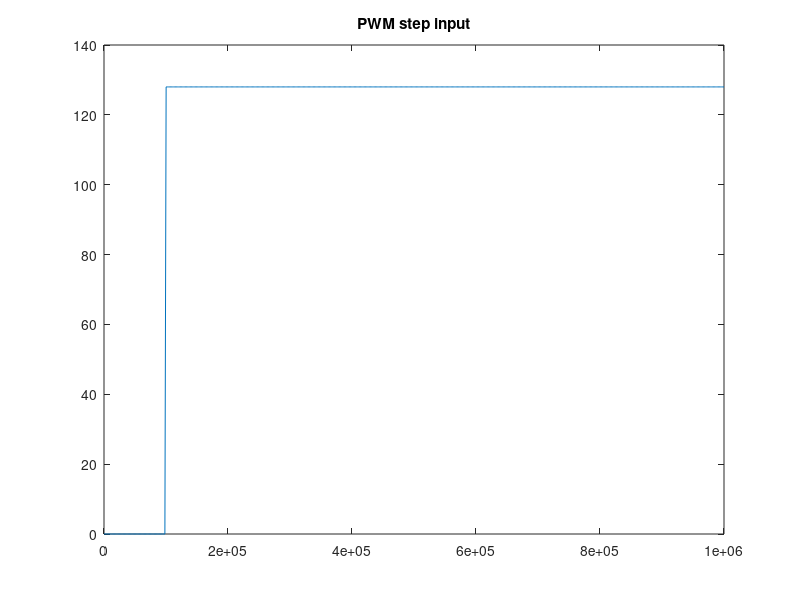
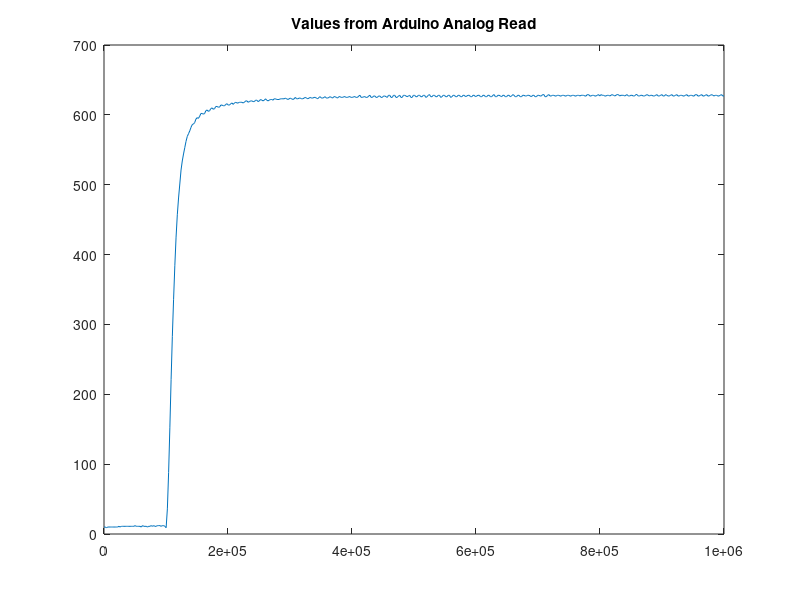
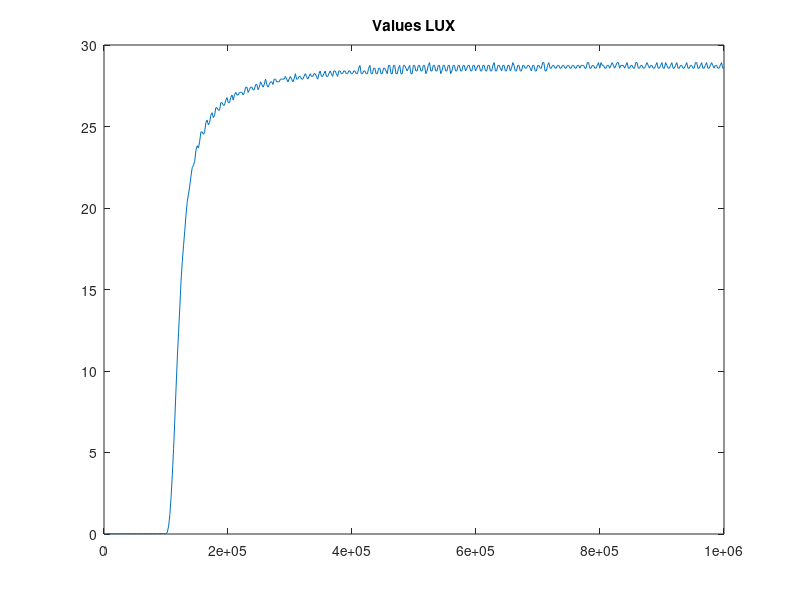

Write the MATLAB code that produced these figures, in order.
clear; close all; clc;

values = [10.00;
10.00;
9.00;
10.00;
10.00;
10.00;
10.00;
10.00;
10.00;
10.00;
10.00;
10.00;
11.00;
10.00;
11.00;
11.00;
11.00;
11.00;
11.00;
11.00;
11.00;
11.00;
11.00;
11.00;
11.00;
12.00;
11.00;
11.00;
11.00;
11.00;
10.00;
12.00;
11.00;
11.00;
11.00;
10.00;
11.00;
11.00;
12.00;
11.00;
12.00;
11.00;
11.00;
12.00;
12.00;
12.00;
11.00;
12.00;
12.00;
11.00;
9.00;
36.00;
88.00;
152.00;
221.00;
283.00;
336.00;
384.00;
425.00;
457.00;
481.00;
501.00;
521.00;
534.00;
544.00;
553.00;
562.00;
569.00;
573.00;
577.00;
582.00;
586.00;
587.00;
589.00;
594.00;
596.00;
595.00;
598.00;
602.00;
602.00;
601.00;
602.00;
606.00;
607.00;
605.00;
606.00;
609.00;
610.00;
608.00;
609.00;
612.00;
612.00;
611.00;
611.00;
614.00;
614.00;
613.00;
613.00;
615.00;
616.00;
614.00;
614.00;
616.00;
617.00;
615.00;
617.00;
618.00;
617.00;
617.00;
618.00;
618.00;
618.00;
617.00;
618.00;
620.00;
620.00;
618.00;
619.00;
620.00;
620.00;
619.00;
619.00;
621.00;
621.00;
619.00;
620.00;
622.00;
621.00;
620.00;
621.00;
623.00;
621.00;
620.00;
621.00;
622.00;
622.00;
621.00;
623.00;
623.00;
622.00;
622.00;
622.00;
623.00;
623.00;
623.00;
623.00;
624.00;
623.00;
622.00;
623.00;
624.00;
623.00;
622.00;
623.00;
625.00;
623.00;
623.00;
624.00;
624.00;
623.00;
623.00;
624.00;
625.00;
624.00;
623.00;
624.00;
625.00;
624.00;
624.00;
625.00;
625.00;
624.00;
623.00;
625.00;
626.00;
624.00;
624.00;
625.00;
626.00;
624.00;
624.00;
625.00;
626.00;
625.00;
624.00;
626.00;
626.00;
625.00;
624.00;
626.00;
626.00;
625.00;
625.00;
626.00;
626.00;
625.00;
625.00;
626.00;
626.00;
625.00;
625.00;
626.00;
626.00;
625.00;
625.00;
627.00;
628.00;
625.00;
625.00;
626.00;
626.00;
625.00;
625.00;
627.00;
628.00;
625.00;
625.00;
627.00;
627.00;
625.00;
625.00;
627.00;
627.00;
625.00;
625.00;
627.00;
627.00;
626.00;
625.00;
628.00;
628.00;
625.00;
625.00;
628.00;
628.00;
625.00;
625.00;
627.00;
628.00;
625.00;
625.00;
628.00;
628.00;
627.00;
626.00;
627.00;
628.00;
625.00;
625.00;
628.00;
628.00;
626.00;
626.00;
628.00;
628.00;
626.00;
626.00;
628.00;
628.00;
625.00;
626.00;
628.00;
629.00;
626.00;
626.00;
628.00;
628.00;
626.00;
626.00;
628.00;
628.00;
625.00;
626.00;
628.00;
628.00;
626.00;
626.00;
628.00;
628.00;
625.00;
626.00;
628.00;
628.00;
626.00;
626.00;
628.00;
628.00;
626.00;
626.00;
628.00;
628.00;
626.00;
627.00;
628.00;
628.00;
626.00;
626.00;
628.00;
628.00;
626.00;
627.00;
628.00;
628.00;
626.00;
626.00;
628.00;
628.00;
626.00;
626.00;
628.00;
628.00;
626.00;
626.00;
628.00;
629.00;
626.00;
626.00;
628.00;
628.00;
627.00;
626.00;
628.00;
628.00;
626.00;
626.00;
628.00;
628.00;
626.00;
627.00;
629.00;
628.00;
626.00;
626.00;
628.00;
628.00;
626.00;
626.00;
628.00;
628.00;
627.00;
627.00;
628.00;
628.00;
627.00;
626.00;
628.00;
628.00;
626.00;
626.00;
628.00;
628.00;
627.00;
627.00;
629.00;
629.00;
626.00;
626.00;
628.00;
629.00;
627.00;
627.00;
628.00;
628.00;
627.00;
627.00;
628.00;
628.00;
627.00;
627.00;
628.00;
628.00;
627.00;
627.00;
628.00;
628.00;
627.00;
627.00;
628.00;
628.00;
627.00;
627.00;
628.00;
628.00;
627.00;
628.00;
628.00;
628.00;
627.00;
627.00;
629.00;
629.00;
627.00;
627.00;
628.00;
628.00;
627.00;
627.00;
628.00;
629.00;
627.00;
629.00;
628.00;
628.00;
627.00;
627.00;
628.00;
628.00;
627.00;
628.00;
629.00;
628.00;
627.00;
628.00;
629.00;
629.00;
627.00;
628.00;
628.00;
628.00;
627.00;
628.00;
629.00;
627.00;
627.00;
628.00;
628.00;
627.00;
627.00;
629.00;
629.00;
627.00;
627.00;
628.00;
628.00;
627.00;
627.00;
628.00;
629.00;
628.00;
627.00;
628.00;
628.00;
627.00;
627.00;
628.00;
629.00;
627.00;
627.00;
628.00;
629.00;
627.00;
627.00;
629.00;
628.00;
627.00;
627.00;
628.00;
629.00;
627.00;
627.00;
628.00;
629.00;
627.00;
627.00;
628.00;
628.00;
627.00;
627.00;
628.00;
629.00;
627.00;
627.00;
628.00;
628.00;
627.00;
627.00;
629.00;
629.00;
627.00;
627.00;
628.00;
629.00;
627.00;
627.00;
628.00;
629.00;
627.00;
627.00;
628.00;
629.00;
628.00;
627.00;
628.00;
628.00;
627.00;
627.00;
628.00;
629.00;
627.00;
627.00;
];

AR = values;

PWM = zeros(500,1);

R1 = 10;
m = -0.692;
b = 1.808;

f = R1*(5-((AR.*5)./(1023)))./((AR.*5)./(1023));
lux = 10.^((log10(f)-b)/m);

PWM(51:500) = 128;

t = linspace(0,1e6,length(PWM))';

figure
plot(t,PWM)
title('PWM step input')
figure
plot(t,AR)
title('Values from Arduino Analog Read')

figure
plot(t,lux)
title('Values LUX')
